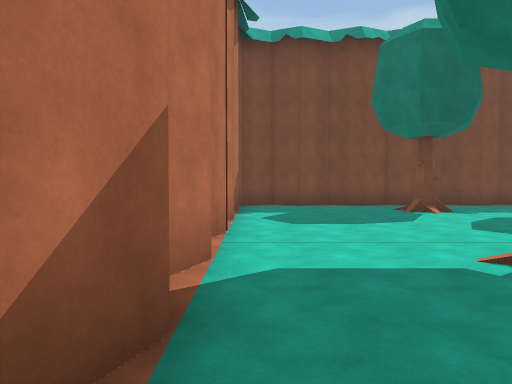
[1] (above)

24 first-person views from a walk through a scene from a Unity 3-D project. The camera is 1.5 m above the floor, tilts 2° down and sees 70° across. The floor is counted in squares, 2 m on a side. Each view is taken from the middle of a square. On the plan, view 1 faces up. The plan holds only what a view shows up to about 11 squares ahead; the rest is blank. The place goes on beyond the plan. The player is left out. Door leaves are left out, so doorways stand open. Some surface patterns are stand-ins.

[2]
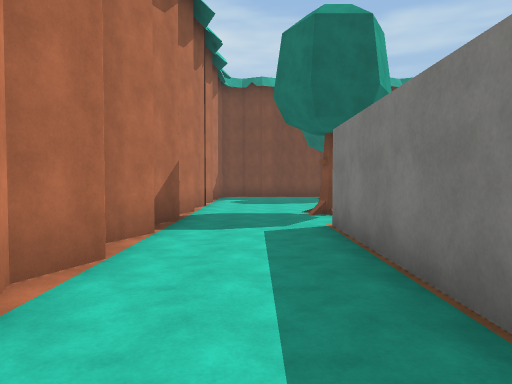

[3]
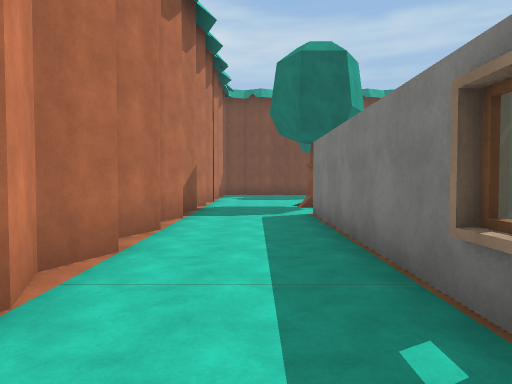

[4]
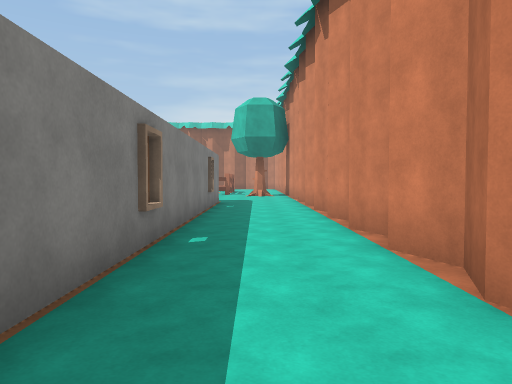

[5]
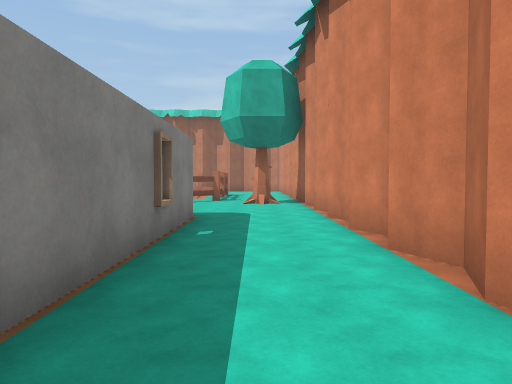

[6]
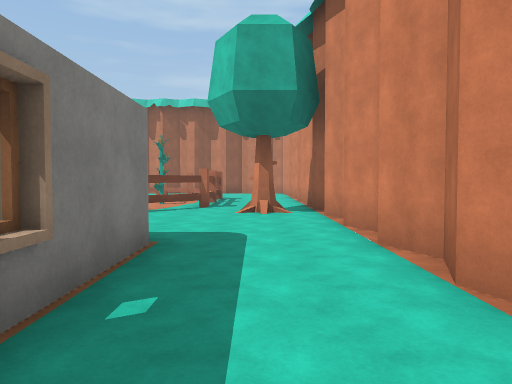

[7]
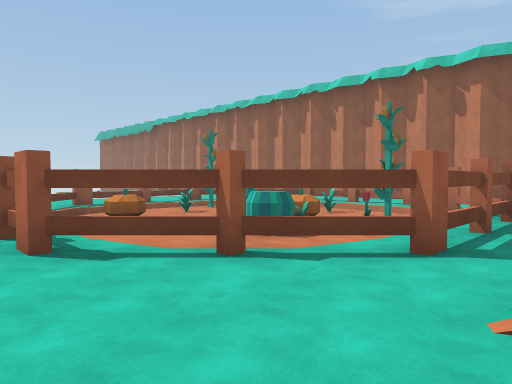

[8]
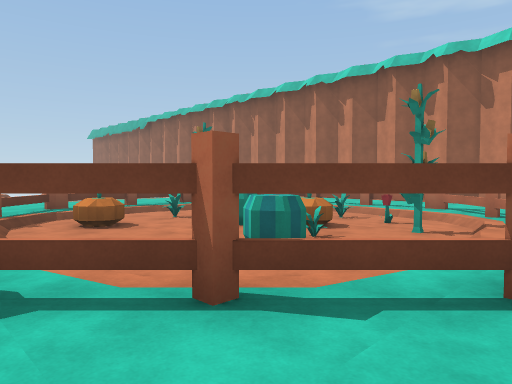

[9]
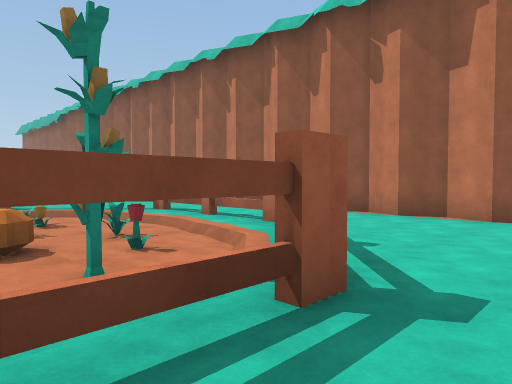

[10]
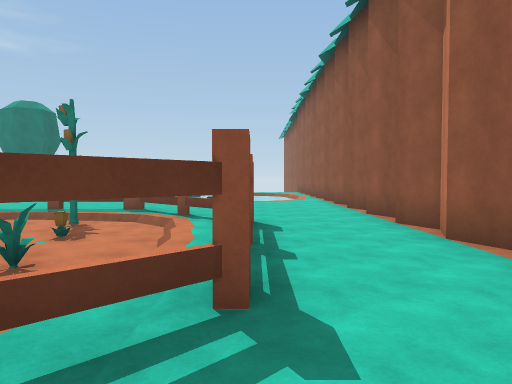

[11]
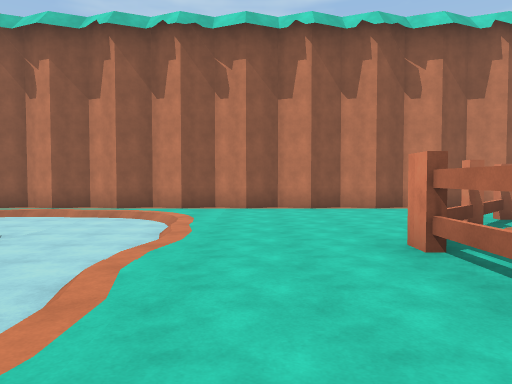

[12]
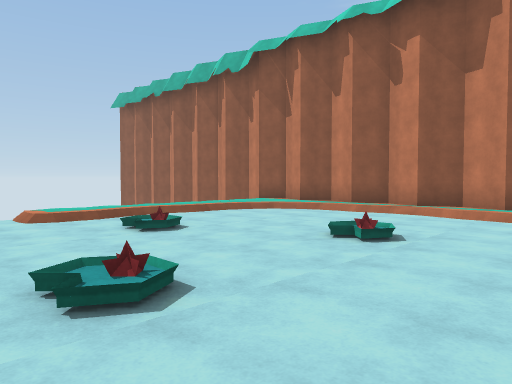

[13]
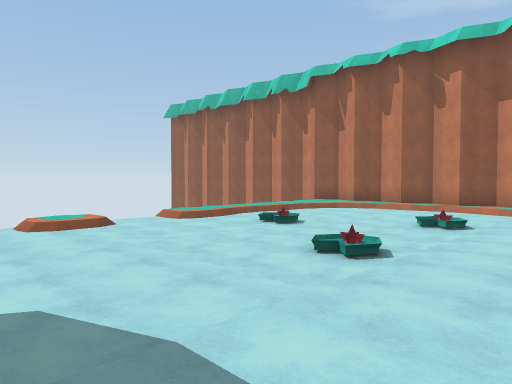

[14]
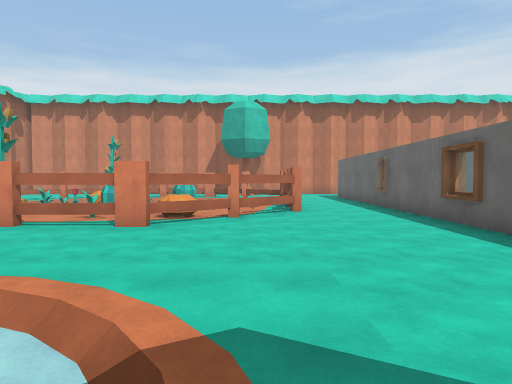

[15]
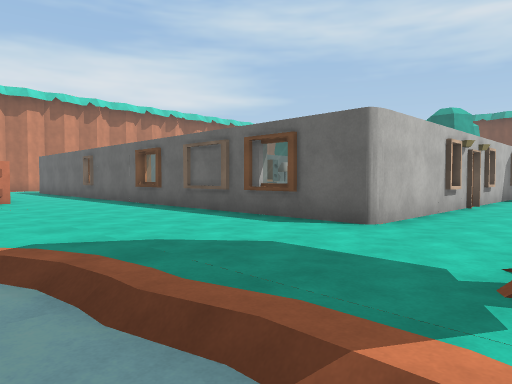

[16]
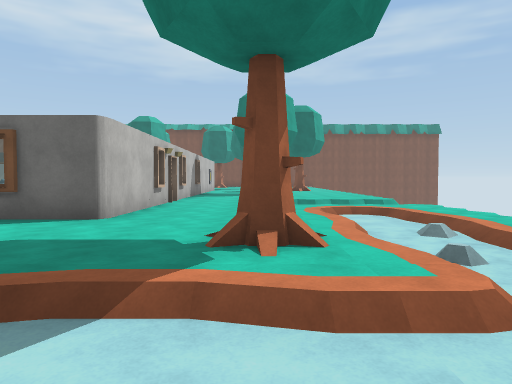

[17]
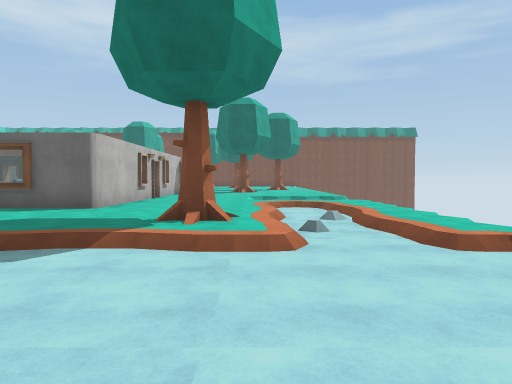

[18]
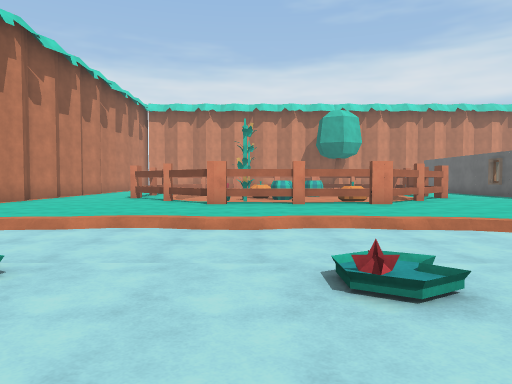

[19]
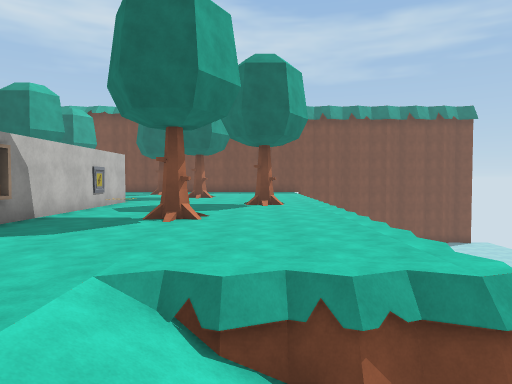

[20]
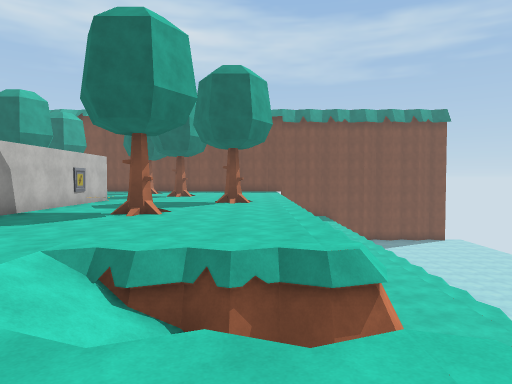

[21]
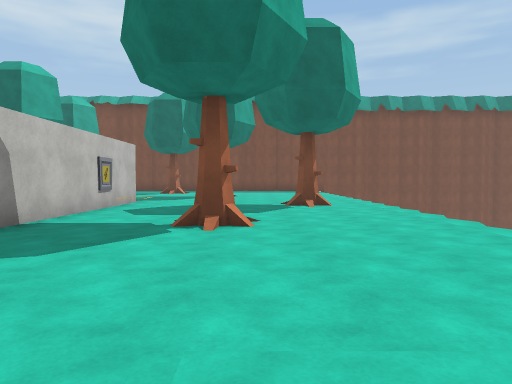

[22]
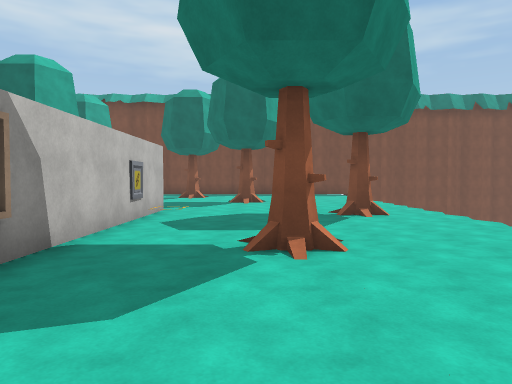

[23]
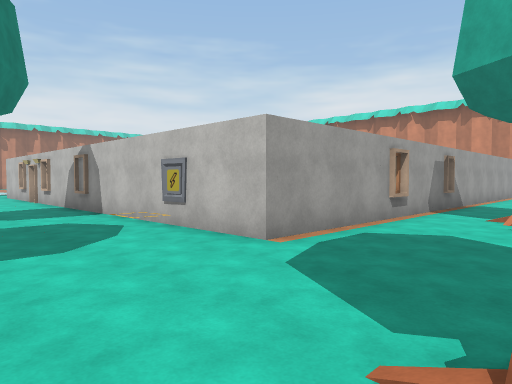

[24]
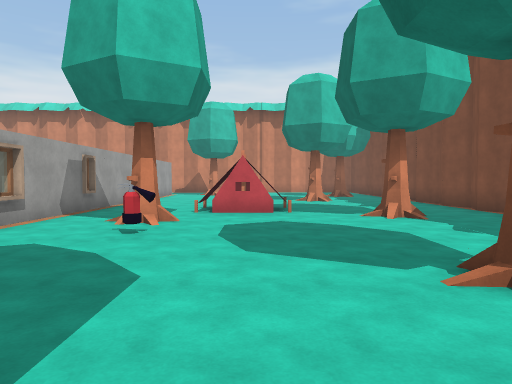

### Floor plan
Key: @ floor where view 1 was taken; # wall or solid block; . main floor; - floor 0.25 m lower than the main floor; / step, stairs or slope; D open door; = window, fence, low wall or low ledge; v drop or lower ground; O other object.
Columns run from 1 left of view 1 to 25 right of it. Each row starts with its distance up from view 1.
 11  #############
 10      .
  9 #    O
  8 #    O       OO
  7 #                 O
  6 #.                O
  5 #.          O        .
  4 #.          O   O    O.
  3 #.  O         O #    O
  2 #.  O         O          O
  1 #. #      ##=##=###      O
  0 #@ #                   O O
 -1 #..#                   O O
 -2 #. #                     O
 -3 #. #                     O
 -4 #. #                 O   O
 -5 #..=#                O   O
 -6 #..#               #     O
 -7 #...               #     O
 -8 #. #          O    = . OOOO
 -9 #..#          O    D  /  O
-10 #. #               #   OOOO
-11 #. #               #  ./..O
-12 #. #               #  .-/
-13 #. #OO   #O  OO###O#  .-//
-14 #.      ### ######O   .///
-15 #..                  O.-//
-16 #. ...O#O##..   .....O.///
-17 #   ..O.-..O..  ../////-/v
-18 #   .O------O.  ./-------v
-19 #   O-O---OO.# ..-------/v
-20 #   #-O------#  .-------//
-21   . #-OOOO-O-#  .--//----v
-22     #OOOO--OO#  .-------//
-23     O-O--OO-.#  .-----.-//
-24     .O--O---O.  .-------//
-25     ..O....O.....-------//
-26     . O####......-------//
-27           ......./-----/.
-28         ............//...O
-29    ######################

Positions as (right, up) in squares from view 1, and headings:
1: (0, 0), facing up
2: (1, -5), facing up
3: (1, -7), facing up
4: (1, -1), facing down
5: (1, -6), facing down
6: (1, -9), facing down
7: (1, -15), facing down-right
8: (2, -16), facing down-right
9: (1, -21), facing down-right
10: (3, -26), facing right
11: (14, -19), facing down
12: (16, -20), facing down-right
13: (16, -17), facing down-right
14: (18, -17), facing left
15: (20, -18), facing up-left
16: (20, -19), facing up
17: (21, -21), facing up
18: (21, -22), facing left
19: (22, -11), facing up
20: (23, -12), facing up
21: (21, -9), facing up
22: (20, -8), facing up
23: (21, 4), facing down-left
24: (20, 5), facing left
